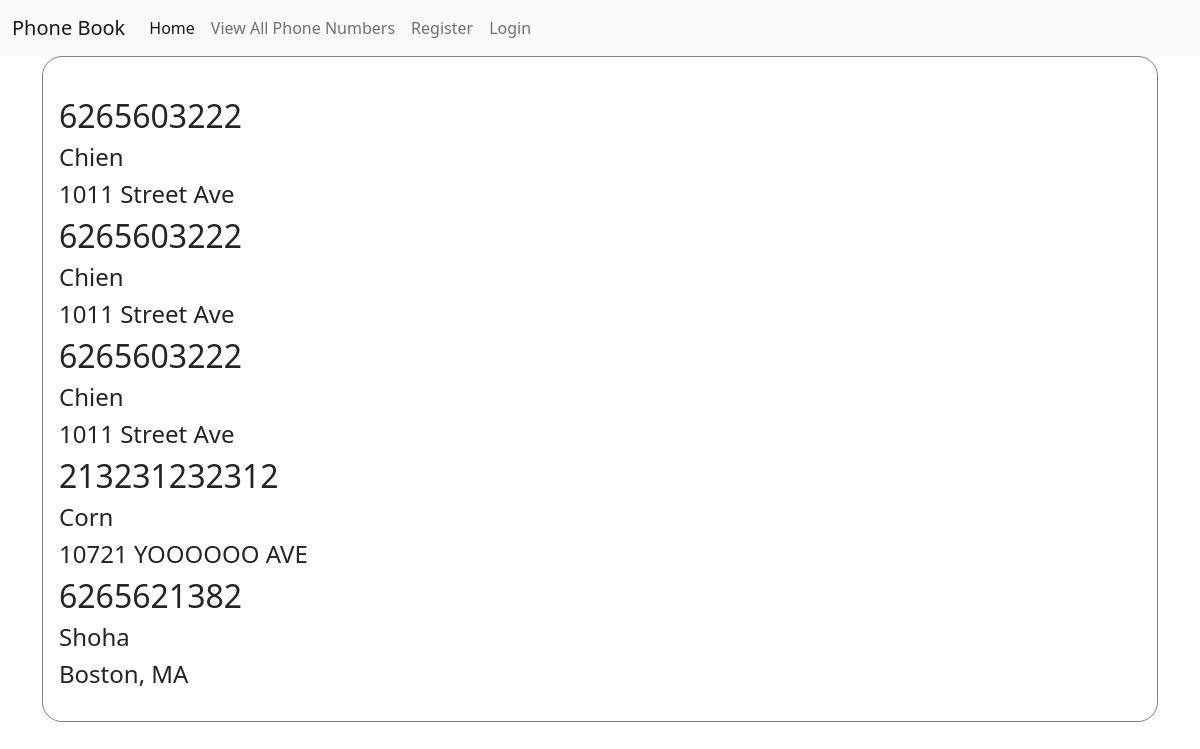
The app's page /blog/viewall/, older data.
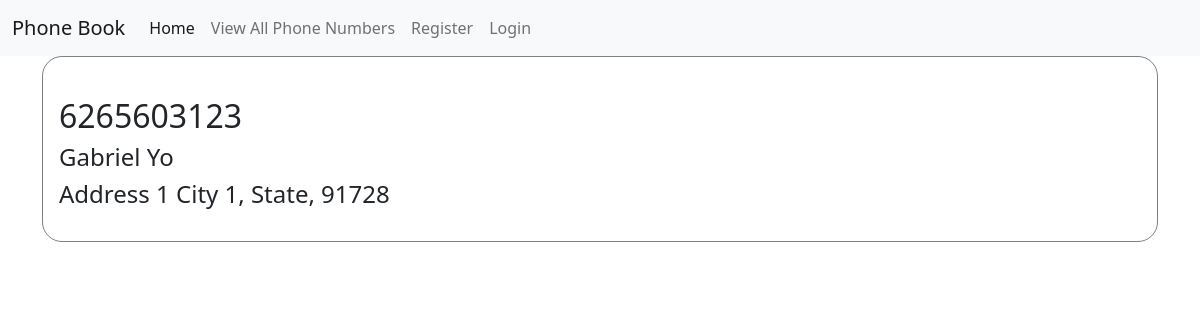
The same page, newer data.
### blog/models.py (models this page shows, shortened)
class PhoneNumber(models.Model):
    name = models.CharField(max_length = 150)
    address = models.CharField(max_length = 150)
    phone_number = models.CharField(max_length=11)

### blog/views.py (the view)
# urls.py: path('viewall/', views.view_allPage, name='blog-view_all'),
def view_allPage(request):
    phone_numbers = PhoneNumber.objects.all()
    context = {'phone_number' : phone_numbers, 'page-title': 'List of Phone Numbers'}
    return render(request, 'blog/view_all.html', context)

### blog/templates/blog/view_all.html (shortened to what this page needs)
{% extends 'blog/base.html' %}
{% block content %}
<div class='form-styling'>
    {% for number in phone_number %}
        <h2>{{ number.phone_number }}</h2>
        <h4>{{ number.name }}</h4>
        <h4>{{ number.address }}</h4>
    {% endfor %}
</div>
{% endblock %}

### blog/templates/blog/base.html (shortened to what this page needs)
{% load static %}
<!DOCTYPE html>
<html lang="en">
<head>
<link rel="stylesheet" href="https://cdnjs.cloudflare.com/ajax/libs/twitter-bootstrap/5.1.0/css/bootstrap.min.css">
<link rel="stylesheet" href="https://cdnjs.cloudflare.com/ajax/libs/font-awesome/5.15.4/css/all.min.css">
<link rel="stylesheet" href="{% static 'blog/main.css' %}">
</head>
<body>
    {% include 'blog/nav.html' %}
    <div class="container">
    {% block content %}
    {% endblock %}
    </div>
</body>
</html>

### blog/templates/blog/nav.html (shortened to what this page needs)
<nav class="navbar navbar-expand-lg navbar-light bg-light">
    <div class="container-fluid">
      <div class="collapse navbar-collapse" id="navbarTogglerDemo01">
        <a class="navbar-brand" href="#">Phone Book</a>
        <ul class="navbar-nav me-auto mb-2 mb-lg-0">
          <li class="nav-item">
            <a class="nav-link active" aria-current="page" href="{% url 'blog-home' %}">Home</a>
          </li>
          <li class="nav-item">
            <a class="nav-link" href="{% url 'blog-view_all' %}">View All Phone Numbers</a>
          </li>
          {% if request.user.is_authenticated %}
          <li class="nav-item">
            <a class="nav-link" href="{% url 'blog-create' %}">Create Entry</a>
          </li>
          {% else %}
          <li class="nav-item">
            <a class="nav-link" href="{% url 'blog-register' %}">Register</a>
          </li>
          <li class="nav-item">
            <a class="nav-link" href="{% url 'blog-login' %}">Login</a>
          </li>
          {% endif %}
        </ul>
      </div>
    </div>
  </nav>

### blog/static/blog/main.css (style rules this page uses)
.form-styling { border: 1px solid grey; border-radius: 20px; padding: 2rem 1rem 1.5rem 1rem; }

Row changes from the older to the newer data that the page shows:
removed PhoneNumber: phone_number "6265603222", name "Chien", address "1011 Street Ave"
removed PhoneNumber: phone_number "6265603222", name "Chien", address "1011 Street Ave"
removed PhoneNumber: phone_number "213231232312", name "Corn", address "10721 YOOOOOO AVE"
removed PhoneNumber: phone_number "6265621382", name "Shoha", address "Boston, MA"
changed PhoneNumber: phone_number "6265603222" → "6265603123"; name "Chien" → "Gabriel Yo"; address "1011 Street Ave" → "Address 1 City 1, State, 91728"
